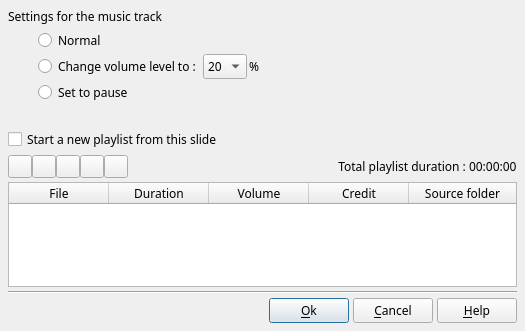
<?xml version="1.0" encoding="UTF-8"?>
<ui version="4.0">
 <class>DlgMusicProperties</class>
 <widget class="QDialog" name="DlgMusicProperties">
  <property name="geometry">
   <rect>
    <x>0</x>
    <y>0</y>
    <width>525</width>
    <height>331</height>
   </rect>
  </property>
  <property name="minimumSize">
   <size>
    <width>500</width>
    <height>300</height>
   </size>
  </property>
  <property name="font">
   <font>
    <family>Sans Serif</family>
    <pointsize>9</pointsize>
   </font>
  </property>
  <property name="windowTitle">
   <string>Music properties</string>
  </property>
  <layout class="QVBoxLayout" name="verticalLayout">
   <property name="spacing">
    <number>4</number>
   </property>
   <property name="leftMargin">
    <number>8</number>
   </property>
   <property name="topMargin">
    <number>8</number>
   </property>
   <property name="rightMargin">
    <number>8</number>
   </property>
   <property name="bottomMargin">
    <number>8</number>
   </property>
   <item>
    <widget class="QLabel" name="label">
     <property name="text">
      <string>Settings for the music track</string>
     </property>
    </widget>
   </item>
   <item>
    <layout class="QGridLayout" name="gridLayout">
     <property name="leftMargin">
      <number>30</number>
     </property>
     <property name="topMargin">
      <number>0</number>
     </property>
     <property name="rightMargin">
      <number>0</number>
     </property>
     <property name="bottomMargin">
      <number>0</number>
     </property>
     <property name="spacing">
      <number>2</number>
     </property>
     <item row="1" column="0">
      <widget class="QRadioButton" name="SameMusicReduceVolumeRD">
       <property name="toolTip">
        <string>Specifies that from now on, the sound volume is reduced.
This option is particularly useful, for example, to reduce the sound of the music during the play of a video.
Remark: This volume reduction is applied only for the selected slide.</string>
       </property>
       <property name="text">
        <string>Change volume level to :</string>
       </property>
       <attribute name="buttonGroup">
        <string notr="true">buttonGroup_2</string>
       </attribute>
      </widget>
     </item>
     <item row="1" column="1">
      <widget class="QComboBox" name="VolumeReductionFactorCB">
       <property name="sizePolicy">
        <sizepolicy hsizetype="Fixed" vsizetype="Fixed">
         <horstretch>0</horstretch>
         <verstretch>0</verstretch>
        </sizepolicy>
       </property>
       <property name="toolTip">
        <string>Define the sound volume for this slide</string>
       </property>
       <property name="currentIndex">
        <number>7</number>
       </property>
       <item>
        <property name="text">
         <string notr="true">90</string>
        </property>
       </item>
       <item>
        <property name="text">
         <string notr="true">80</string>
        </property>
       </item>
       <item>
        <property name="text">
         <string notr="true">70</string>
        </property>
       </item>
       <item>
        <property name="text">
         <string notr="true">60</string>
        </property>
       </item>
       <item>
        <property name="text">
         <string notr="true">50</string>
        </property>
       </item>
       <item>
        <property name="text">
         <string notr="true">40</string>
        </property>
       </item>
       <item>
        <property name="text">
         <string notr="true">30</string>
        </property>
       </item>
       <item>
        <property name="text">
         <string notr="true">20</string>
        </property>
       </item>
       <item>
        <property name="text">
         <string notr="true">10</string>
        </property>
       </item>
      </widget>
     </item>
     <item row="1" column="2">
      <widget class="QLabel" name="label_3">
       <property name="sizePolicy">
        <sizepolicy hsizetype="Expanding" vsizetype="Preferred">
         <horstretch>0</horstretch>
         <verstretch>0</verstretch>
        </sizepolicy>
       </property>
       <property name="text">
        <string notr="true">%</string>
       </property>
      </widget>
     </item>
     <item row="2" column="0" colspan="3">
      <widget class="QRadioButton" name="SameMusicPauseRD">
       <property name="toolTip">
        <string>Pauses the current play list.
Remark: This pause is applied only for the selected slide</string>
       </property>
       <property name="text">
        <string>Set to pause</string>
       </property>
       <attribute name="buttonGroup">
        <string notr="true">buttonGroup_2</string>
       </attribute>
      </widget>
     </item>
     <item row="0" column="0" colspan="3">
      <widget class="QRadioButton" name="SameMusicNormalRD">
       <property name="toolTip">
        <string>No specific settings</string>
       </property>
       <property name="text">
        <string>Normal</string>
       </property>
       <attribute name="buttonGroup">
        <string notr="true">buttonGroup_2</string>
       </attribute>
      </widget>
     </item>
    </layout>
   </item>
   <item>
    <widget class="QLabel" name="label_2">
     <property name="text">
      <string notr="true"/>
     </property>
    </widget>
   </item>
   <item>
    <widget class="QCheckBox" name="NewMusicCB">
     <property name="toolTip">
      <string>You can start a new playlist from this slide</string>
     </property>
     <property name="text">
      <string>Start a new playlist from this slide</string>
     </property>
    </widget>
   </item>
   <item>
    <layout class="QHBoxLayout" name="horizontalLayout">
     <property name="spacing">
      <number>0</number>
     </property>
     <property name="leftMargin">
      <number>0</number>
     </property>
     <property name="topMargin">
      <number>0</number>
     </property>
     <property name="rightMargin">
      <number>0</number>
     </property>
     <property name="bottomMargin">
      <number>0</number>
     </property>
     <item>
      <widget class="QToolButton" name="AddMusicBt">
       <property name="toolTip">
        <string>Adds a file to the playlist.
A file selection dialog appears, allowing you to select a file</string>
       </property>
       <property name="text">
        <string notr="true"/>
       </property>
       <property name="icon">
        <iconset resource="../RSCffDiaporama.qrc">
         <normaloff>:/img/add_sound.png</normaloff>:/img/add_sound.png</iconset>
       </property>
      </widget>
     </item>
     <item>
      <widget class="QToolButton" name="EditMusicBt">
       <property name="toolTip">
        <string>Cut the currently selected file from the playlist</string>
       </property>
       <property name="text">
        <string notr="true"/>
       </property>
       <property name="icon">
        <iconset resource="../RSCffDiaporama.qrc">
         <normaloff>:/img/EditSound.png</normaloff>:/img/EditSound.png</iconset>
       </property>
      </widget>
     </item>
     <item>
      <widget class="QToolButton" name="RemoveMusicBt">
       <property name="toolTip">
        <string>Removes the currently selected file from the playlist</string>
       </property>
       <property name="text">
        <string notr="true"/>
       </property>
       <property name="icon">
        <iconset resource="../RSCffDiaporama.qrc">
         <normaloff>:/img/trash.png</normaloff>:/img/trash.png</iconset>
       </property>
      </widget>
     </item>
     <item>
      <widget class="QToolButton" name="UpMusicBt">
       <property name="toolTip">
        <string>Changes the order in which the music files will be played.
Moves the currently selected file one step up.</string>
       </property>
       <property name="text">
        <string notr="true"/>
       </property>
       <property name="icon">
        <iconset resource="../RSCffDiaporama.qrc">
         <normaloff>:/img/arrow_up.png</normaloff>:/img/arrow_up.png</iconset>
       </property>
      </widget>
     </item>
     <item>
      <widget class="QToolButton" name="DownMusicBt">
       <property name="toolTip">
        <string>Changes the order in which the music files will be played.
Moves the currently selected file one step down</string>
       </property>
       <property name="text">
        <string notr="true"/>
       </property>
       <property name="icon">
        <iconset resource="../RSCffDiaporama.qrc">
         <normaloff>:/img/arrow_down.png</normaloff>:/img/arrow_down.png</iconset>
       </property>
      </widget>
     </item>
     <item>
      <widget class="QLabel" name="Label1">
       <property name="text">
        <string>Total playlist duration : </string>
       </property>
       <property name="alignment">
        <set>Qt::AlignRight|Qt::AlignTrailing|Qt::AlignVCenter</set>
       </property>
      </widget>
     </item>
     <item>
      <widget class="QLabel" name="LabelDuration">
       <property name="sizePolicy">
        <sizepolicy hsizetype="Fixed" vsizetype="Preferred">
         <horstretch>0</horstretch>
         <verstretch>0</verstretch>
        </sizepolicy>
       </property>
       <property name="text">
        <string notr="true">00:00:00</string>
       </property>
      </widget>
     </item>
    </layout>
   </item>
   <item>
    <widget class="QTableWidget" name="PlayListTable">
     <property name="toolTip">
      <string/>
     </property>
     <property name="editTriggers">
      <set>QAbstractItemView::NoEditTriggers</set>
     </property>
     <property name="showDropIndicator" stdset="0">
      <bool>false</bool>
     </property>
     <property name="dragDropOverwriteMode">
      <bool>false</bool>
     </property>
     <property name="selectionMode">
      <enum>QAbstractItemView::SingleSelection</enum>
     </property>
     <property name="selectionBehavior">
      <enum>QAbstractItemView::SelectRows</enum>
     </property>
     <property name="iconSize">
      <size>
       <width>32</width>
       <height>32</height>
      </size>
     </property>
     <property name="wordWrap">
      <bool>true</bool>
     </property>
     <property name="cornerButtonEnabled">
      <bool>false</bool>
     </property>
     <property name="rowCount">
      <number>0</number>
     </property>
     <attribute name="horizontalHeaderStretchLastSection">
      <bool>true</bool>
     </attribute>
     <attribute name="verticalHeaderVisible">
      <bool>false</bool>
     </attribute>
     <column>
      <property name="text">
       <string>File</string>
      </property>
      <property name="font">
       <font>
        <pointsize>9</pointsize>
       </font>
      </property>
     </column>
     <column>
      <property name="text">
       <string>Duration</string>
      </property>
      <property name="font">
       <font>
        <pointsize>9</pointsize>
       </font>
      </property>
     </column>
     <column>
      <property name="text">
       <string>Volume</string>
      </property>
      <property name="font">
       <font>
        <pointsize>9</pointsize>
       </font>
      </property>
     </column>
     <column>
      <property name="text">
       <string>Credit</string>
      </property>
      <property name="textAlignment">
       <set>AlignHCenter|AlignVCenter|AlignCenter</set>
      </property>
     </column>
     <column>
      <property name="text">
       <string>Source folder</string>
      </property>
      <property name="font">
       <font>
        <pointsize>9</pointsize>
       </font>
      </property>
     </column>
    </widget>
   </item>
   <item>
    <widget class="Line" name="line">
     <property name="orientation">
      <enum>Qt::Horizontal</enum>
     </property>
    </widget>
   </item>
   <item>
    <layout class="QHBoxLayout" name="horizontalLayout_2">
     <property name="spacing">
      <number>4</number>
     </property>
     <item>
      <spacer name="horizontalSpacer_2">
       <property name="orientation">
        <enum>Qt::Horizontal</enum>
       </property>
       <property name="sizeHint" stdset="0">
        <size>
         <width>40</width>
         <height>20</height>
        </size>
       </property>
      </spacer>
     </item>
     <item>
      <widget class="QPushButton" name="OKBT">
       <property name="toolTip">
        <string>Accept modification and exit dialog box</string>
       </property>
       <property name="text">
        <string>&amp;Ok</string>
       </property>
       <property name="icon">
        <iconset resource="../RSCffDiaporama.qrc">
         <normaloff>:/img/action_ok.png</normaloff>:/img/action_ok.png</iconset>
       </property>
      </widget>
     </item>
     <item>
      <widget class="QPushButton" name="CancelBt">
       <property name="toolTip">
        <string>Cancel modification and exit dialog box</string>
       </property>
       <property name="text">
        <string>&amp;Cancel</string>
       </property>
       <property name="icon">
        <iconset resource="../RSCffDiaporama.qrc">
         <normaloff>:/img/action_cancel.png</normaloff>:/img/action_cancel.png</iconset>
       </property>
      </widget>
     </item>
     <item>
      <widget class="QPushButton" name="HelpBt">
       <property name="toolTip">
        <string>Show help about this dialogue box</string>
       </property>
       <property name="text">
        <string>&amp;Help</string>
       </property>
       <property name="icon">
        <iconset resource="../RSCffDiaporama.qrc">
         <normaloff>:/img/help.png</normaloff>:/img/help.png</iconset>
       </property>
      </widget>
     </item>
    </layout>
   </item>
  </layout>
 </widget>
 <tabstops>
  <tabstop>SameMusicNormalRD</tabstop>
  <tabstop>SameMusicReduceVolumeRD</tabstop>
  <tabstop>VolumeReductionFactorCB</tabstop>
  <tabstop>SameMusicPauseRD</tabstop>
  <tabstop>NewMusicCB</tabstop>
  <tabstop>AddMusicBt</tabstop>
  <tabstop>EditMusicBt</tabstop>
  <tabstop>RemoveMusicBt</tabstop>
  <tabstop>UpMusicBt</tabstop>
  <tabstop>DownMusicBt</tabstop>
  <tabstop>PlayListTable</tabstop>
  <tabstop>OKBT</tabstop>
  <tabstop>CancelBt</tabstop>
  <tabstop>HelpBt</tabstop>
 </tabstops>
 <resources>
  <include location="../RSCffDiaporama.qrc"/>
 </resources>
 <connections/>
 <buttongroups>
  <buttongroup name="buttonGroup_2"/>
 </buttongroups>
</ui>
